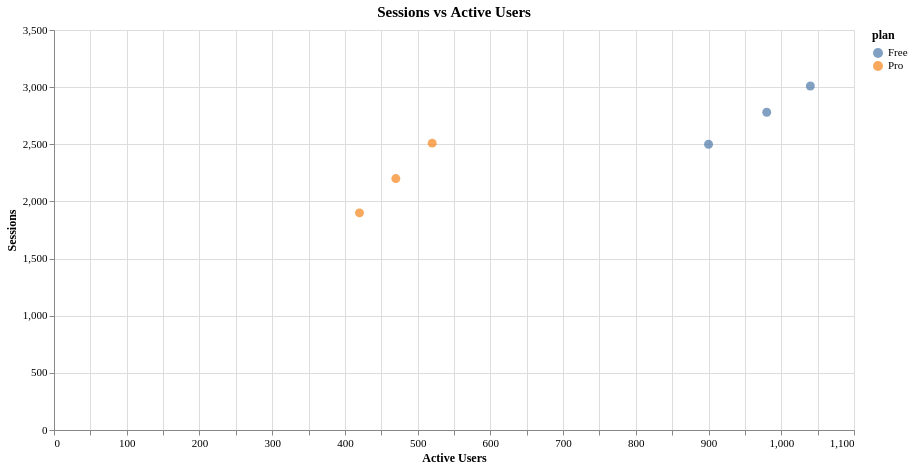

This figure's Vega-Lite source:
### Vega-Lite specification from a JSON file in a GitHub repository (floating-point values rounded to 4 significant figures)
{"config": {"view": {"continuousWidth": 300, "continuousHeight": 300, "stroke": "#d9e2ec"}, "axis": {"labelAngle": 0, "labelFontSize": 11, "titleFontSize": 12, "titleFontWeight": 600, "labelFont": "Hanken Grotesk", "titleFont": "Hanken Grotesk"}, "legend": {"labelFontSize": 11, "titleFontSize": 12, "titleFontWeight": 600, "labelFont": "Hanken Grotesk", "titleFont": "Hanken Grotesk"}, "title": {"fontSize": 15, "fontWeight": 600, "subtitleFontSize": 12, "subtitleFontWeight": 400, "font": "Hanken Grotesk", "subtitleFont": "Hanken Grotesk"}}, "data": {"name": "data-22c148effb40ecc9ba562f4cab6aa056"}, "mark": {"type": "circle", "size": 80}, "encoding": {"color": {"field": "plan", "type": "nominal"}, "tooltip": [{"field": "active_users", "type": "quantitative"}, {"field": "sessions", "type": "quantitative"}, {"field": "plan", "type": "nominal"}], "x": {"axis": {"labelAngle": 0}, "field": "active_users", "title": "Active Users", "type": "quantitative"}, "y": {"field": "sessions", "title": "Sessions", "type": "quantitative"}}, "height": 400, "params": [{"name": "param_1e9efca18e7a2868", "select": {"type": "interval", "encodings": ["x", "y"]}, "bind": "scales"}], "title": "Sessions vs Active Users", "width": 800, "$schema": "https://vega.github.io/schema/vega-lite/v6.4.1.json", "datasets": {"data-22c148effb40ecc9ba562f4cab6aa056": [{"active_users": 420.0, "sessions": 1900.0, "plan": "Pro"}, {"active_users": 520.0, "sessions": 2510.0, "plan": "Pro"}, {"active_users": 980.0, "sessions": 2780.0, "plan": "Free"}, {"active_users": 470.0, "sessions": 2200.0, "plan": "Pro"}, {"active_users": 900.0, "sessions": 2500.0, "plan": "Free"}, {"active_users": 1040.0, "sessions": 3010.0, "plan": "Free"}]}}
